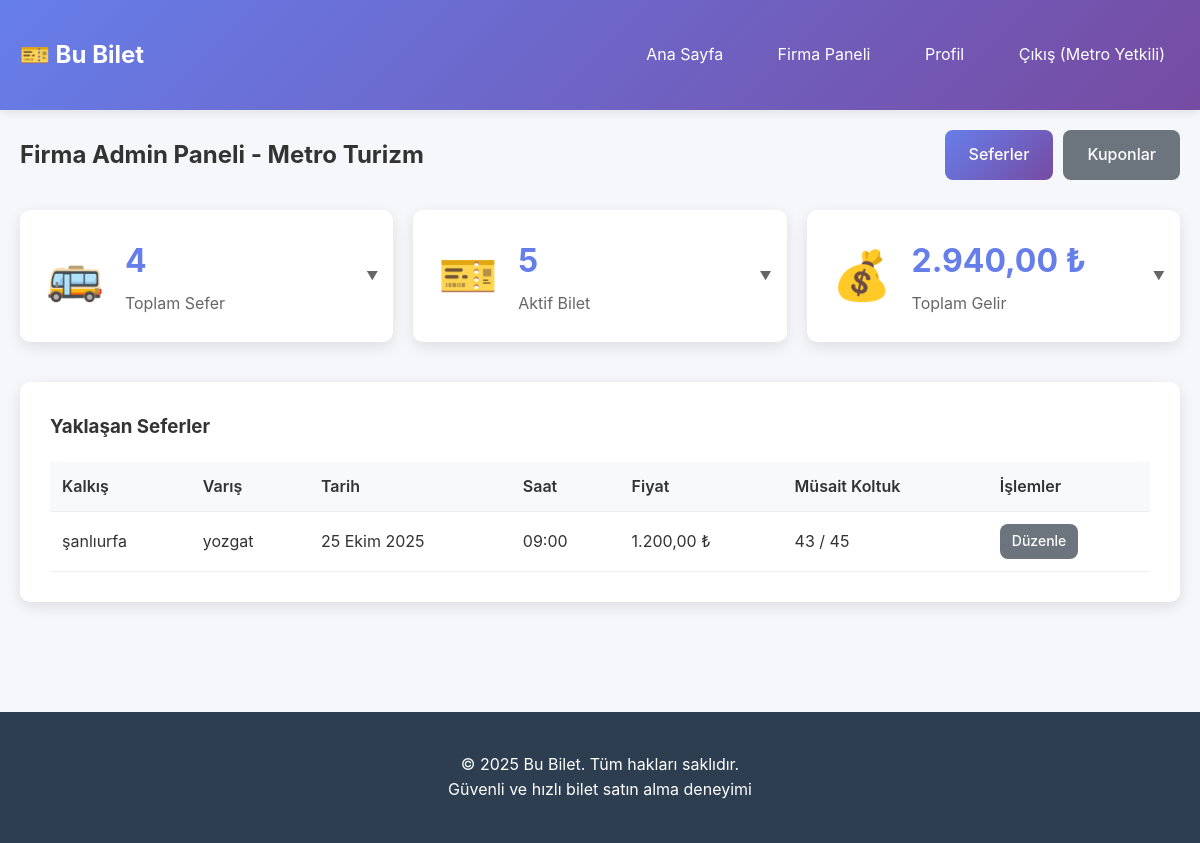
Page /firma-admin/index.php (signed in) on the committed database.
### tables this page shows
CREATE TABLE companies (
        id INTEGER PRIMARY KEY AUTOINCREMENT,
        name TEXT UNIQUE NOT NULL,
        logo TEXT,
        phone TEXT,
        email TEXT,
        created_at DATETIME DEFAULT CURRENT_TIMESTAMP
    );

CREATE TABLE trips (
        id INTEGER PRIMARY KEY AUTOINCREMENT,
        company_id INTEGER NOT NULL,
        departure_city TEXT NOT NULL,
        arrival_city TEXT NOT NULL,
        departure_date DATE NOT NULL,
        departure_time TIME NOT NULL,
        arrival_time TIME NOT NULL,
        price REAL NOT NULL,
        total_seats INTEGER DEFAULT 45,
        available_seats INTEGER DEFAULT 45,
        bus_plate TEXT,
        created_at DATETIME DEFAULT CURRENT_TIMESTAMP,
        FOREIGN KEY (company_id) REFERENCES companies(id)
    );

### includes/functions.php (called while the page is built, shortened)
<?php
function formatPrice($price) {
    return number_format($price, 2, ',', '.') . ' ₺';
}
function formatDate($date) {
    $months = [
        'January' => 'Ocak', 'February' => 'Şubat', 'March' => 'Mart',
        'April' => 'Nisan', 'May' => 'Mayıs', 'June' => 'Haziran',
        'July' => 'Temmuz', 'August' => 'Ağustos', 'September' => 'Eylül',
        'October' => 'Ekim', 'November' => 'Kasım', 'December' => 'Aralık'
    ];
    $timestamp = strtotime($date);
    $formatted = date('d F Y', $timestamp);
    foreach ($months as $eng => $tr) {
        $formatted = str_replace($eng, $tr, $formatted);
    }
    return $formatted;
}
function formatTime($time) {
    return date('H:i', strtotime($time));
}
?>

### firma-admin/index.php (the view, shortened to what this page needs)
<?php
require_once '../includes/db.php';
require_once '../includes/functions.php';
$user = getCurrentUser();
$companyId = $user['company_id'];
$stmt = $db->prepare("SELECT * FROM companies WHERE id = :id");
$stmt->bindValue(':id', $companyId, SQLITE3_INTEGER);
$result = $stmt->execute();
$company = $result->fetchArray(SQLITE3_ASSOC);
$statsQuery = "
    SELECT
        COUNT(DISTINCT t.id) as total_trips,
        COUNT(tk.id) as total_tickets,
        SUM(CASE WHEN tk.status = 'active' THEN tk.price ELSE 0 END) as total_revenue,
        COUNT(CASE WHEN tk.status = 'active' THEN 1 END) as active_tickets
    FROM trips t
    LEFT JOIN tickets tk ON t.id = tk.trip_id
    WHERE t.company_id = :company_id
";
$stmt = $db->prepare($statsQuery);
$stmt->bindValue(':company_id', $companyId, SQLITE3_INTEGER);
$result = $stmt->execute();
$stats = $result->fetchArray(SQLITE3_ASSOC);
$allTripsQuery = $db->prepare("
    SELECT * FROM trips
    WHERE company_id = :company_id
    ORDER BY departure_date DESC, departure_time DESC
");
$allTripsQuery->bindValue(':company_id', $companyId, SQLITE3_INTEGER);
$result = $allTripsQuery->execute();
$upcomingTrips = $db->prepare("
    SELECT * FROM trips
    WHERE company_id = :company_id
    AND departure_date >= DATE('now')
    ORDER BY departure_date ASC, departure_time ASC
    LIMIT 10
");
$upcomingTrips->bindValue(':company_id', $companyId, SQLITE3_INTEGER);
$result = $upcomingTrips->execute();
$trips = [];
while ($row = $result->fetchArray(SQLITE3_ASSOC)) {
    $trips[] = $row;
}
?>
<!DOCTYPE html>
<html lang="tr">
<head>
    <link rel="stylesheet" href="../assets/css/style.css">
</head>
<body>
    <?php include '../includes/header.php'; ?>
    <div class="container">
        <div class="admin-header">
            <h2>Firma Admin Paneli - <?= htmlspecialchars($company['name']) ?></h2>
            <div class="admin-nav">
                <a href="trips.php" class="btn btn-primary">Seferler</a>
                <a href="coupons.php" class="btn btn-secondary">Kuponlar</a>
            </div>
        </div>
        <div class="stats-grid">
            <div class="stat-card clickable" onclick="toggleDetail('trips-detail')">
                <div class="stat-icon">🚌</div>
                <div class="stat-info">
                    <h3><?= $stats['total_trips'] ?></h3>
                    <p>Toplam Sefer</p>
                </div>
                <div class="stat-arrow">▼</div>
            </div>
            <div class="stat-card clickable" onclick="toggleDetail('tickets-detail')">
                <div class="stat-icon">🎫</div>
                <div class="stat-info">
                    <h3><?= $stats['active_tickets'] ?></h3>
                    <p>Aktif Bilet</p>
                </div>
                <div class="stat-arrow">▼</div>
            </div>
            <div class="stat-card clickable" onclick="toggleDetail('revenue-detail')">
                <div class="stat-icon">💰</div>
                <div class="stat-info">
                    <h3><?= formatPrice($stats['total_revenue'] ?? 0) ?></h3>
                    <p>Toplam Gelir</p>
                </div>
                <div class="stat-arrow">▼</div>
            </div>
        </div>
        <div class="admin-section">
            <h3>Yaklaşan Seferler</h3>
            <?php if (empty($trips)): ?>
                <p>Henüz sefer bulunmuyor.</p>
                <a href="trips.php" class="btn btn-primary">Yeni Sefer Ekle</a>
            <?php else: ?>
                <div class="table-responsive">
                    <table class="admin-table">
                        <thead>
                            <tr>
                                <th>Kalkış</th>
                                <th>Varış</th>
                                <th>Tarih</th>
                                <th>Saat</th>
                                <th>Fiyat</th>
                                <th>Müsait Koltuk</th>
                                <th>İşlemler</th>
                            </tr>
                        </thead>
                        <tbody>
                            <?php foreach ($trips as $trip): ?>
                                <tr>
                                    <td><?= htmlspecialchars($trip['departure_city']) ?></td>
                                    <td><?= htmlspecialchars($trip['arrival_city']) ?></td>
                                    <td><?= formatDate($trip['departure_date']) ?></td>
                                    <td><?= formatTime($trip['departure_time']) ?></td>
                                    <td><?= formatPrice($trip['price']) ?></td>
                                    <td><?= $trip['available_seats'] ?> / <?= $trip['total_seats'] ?></td>
                                    <td>
                                        <a href="trips.php?edit=<?= $trip['id'] ?>" class="btn btn-sm btn-secondary">Düzenle</a>
                                    </td>
                                </tr>
                            <?php endforeach; ?>
                        </tbody>
                    </table>
                </div>
            <?php endif; ?>
        </div>
    </div>
    <?php include '../includes/footer.php'; ?>
</body>
</html>

### assets/css/style.css (style rules this page uses)
* { margin: 0; padding: 0; box-sizing: border-box; }
body { font-family: -apple-system, BlinkMacSystemFont, 'Segoe UI', Roboto, Oxygen, Ubuntu, Cantarell, sans-serif; line-height: 1.6; color: #333; background-color: #f5f7fa; }
.container { max-width: 1200px; margin: 0 auto; padding: 20px; }
.btn { padding: 12px 24px; border: none; border-radius: 8px; cursor: pointer; font-size: 1rem; font-weight: 500; transition: all 0.3s; text-decoration: none; display: inline-block; text-align: center; }
.btn-primary { background: linear-gradient(135deg, #667eea 0%, #764ba2 100%); color: white; }
.btn-secondary { background: #6c757d; color: white; }
.btn-sm { padding: 6px 12px; font-size: 0.875rem; }
.admin-header { display: flex; justify-content: space-between; align-items: center; margin-bottom: 30px; }
.admin-nav { display: flex; gap: 10px; }
.stats-grid { display: grid; grid-template-columns: repeat(auto-fit, minmax(200px, 1fr)); gap: 20px; margin-bottom: 40px; }
.stat-card { background: white; padding: 25px; border-radius: 10px; box-shadow: 0 5px 15px rgba(0,0,0,0.1); display: flex; align-items: center; gap: 20px; }
.stat-icon { font-size: 3rem; }
.stat-info h3 { font-size: 2rem; margin-bottom: 5px; color: #667eea; }
.stat-info p { color: #666; }
.admin-section { background: white; padding: 30px; border-radius: 10px; box-shadow: 0 5px 15px rgba(0,0,0,0.1); margin-bottom: 30px; }
.admin-section h3 { margin-bottom: 20px; color: #333; }
.table-responsive { overflow-x: auto; }
.admin-table { width: 100%; border-collapse: collapse; }
.admin-table th { background: #f8f9fa; font-weight: 600; color: #333; }

### firma-admin/index.php (style rules this page uses)
.stat-card { position: relative; transition: all 0.3s ease; }
.stat-card.clickable { cursor: pointer; }
.stat-arrow { position: absolute; right: 15px; top: 50%; transform: translateY(-50%); font-size: 12px; color: #666; transition: transform 0.3s ease; }

### rows in the picture
companies: name "Metro Turizm"
trips: departure_city "şanlıurfa", arrival_city "yozgat", departure_date "25 Ekim 2025", departure_time "09:00", price "1.200,00 ₺", available_seats "43", total_seats "45"

### other values in the picture
$_SESSION['name'] "Metro Yetkili"
$stats['total_trips'] "4"
$stats['active_tickets'] "5"
formatPrice($stats['total_revenue'] ?? 0) "2.940,00 ₺"
